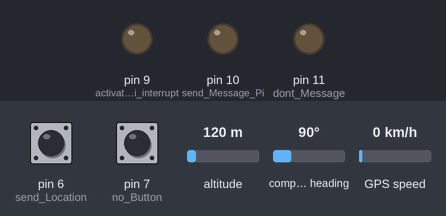
Simulated run of this sketch. Board: Arduino Uno, built with avr-gcc and run on an emulated ATmega328P. Shown: output pins drawn as LEDs (lit = HIGH). Inputs (shaded band) come from the test bench; at power-on: pin 6 (send_Location) HIGH, pin 7 (no_Button) HIGH, altitude 120 m, compass heading 90°, GPS speed 0 km/h. The GPS gets a fix after 3 s at 37.7749, -122.4194 with 8 satellites; the modem accepts every AT command (registered, SIM ready, sends succeed) and sends nothing else; what the sketch prints to the serial monitor is not drawn.

Above: at 1.2 s.
1.3 s: pin 6 (send_Location) pulled LOW for 1 s
At 3.7 s:
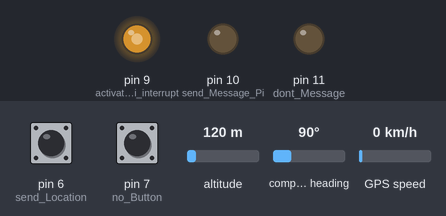
4.0 s: pin 7 (no_Button) pulled LOW for 0.15 s
At 5.2 s:
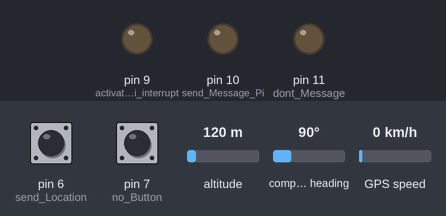
5.6 s: pin 6 (send_Location) pulled LOW for 3.2 s
At 7.2 s:
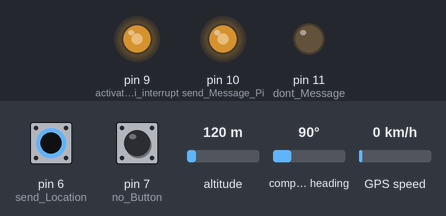
14.4 s: pin 6 (send_Location) driven LOW and pin 7 (no_Button) driven LOW
At 16.2 s:
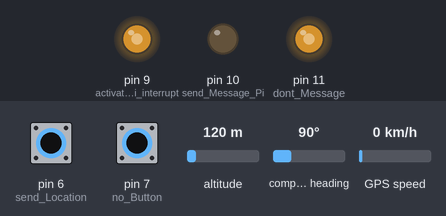
17.3 s: pin 7 (no_Button) driven HIGH
At 18.6 s:
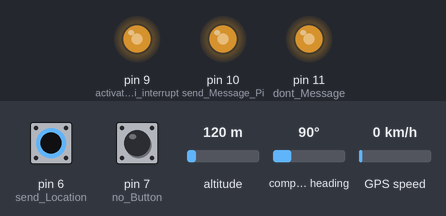
Timing chart, 0 to 20.2 s (numbered marks = the images above; inputs shaded):
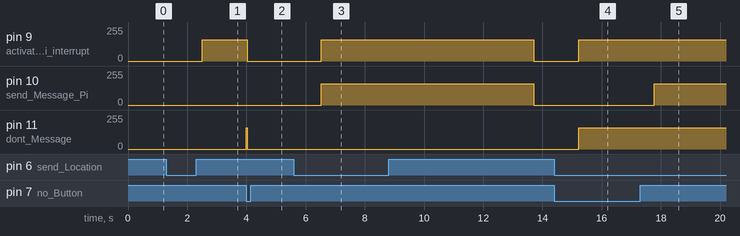

Measured:
- after the input at 1.3 s, pin 9 (activate_Pi_interrupt): 0/255 → 160/255 after 1.2 s
- after the input at 4.0 s, pin 9 (activate_Pi_interrupt): 160/255 → 0/255 at once; pin 11 (dont_Message): 0/255 → 160/255 at once, → 0/255 0.02 s later
- after the input at 5.6 s, pin 9 (activate_Pi_interrupt), pin 10 (send_Message_Pi): 0/255 → 160/255 after 0.93 s, → 0/255 7.2 s later
- after the input at 14.4 s, pin 9 (activate_Pi_interrupt), pin 11 (dont_Message): 0/255 → 160/255 after 0.83 s
- after the input at 17.3 s, pin 10 (send_Message_Pi): 0/255 → 160/255 after 0.47 s

The sketch:

gps2.ino
```cpp
#include <TinyGPS++.h>


#include <SoftwareSerial.h>

// Choose two Arduino pins to use for software serial
int RXPin = 8;
int TXPin = 3;
int gsmRXPin = 4;
int gsmTXPin = 5;

int send_Location = 6;
int no_Button = 7;
int activate_Pi_interrupt  = 9;
int send_Message_Pi = 10;
int dont_Message = 11;

int GPSBaud = 9600;
String Coordinates = "";
//volatile String locations = Coordinates;

// Create a TinyGPS++ object
TinyGPSPlus GPS;

// Create a software serial port called "gpsSerial"
SoftwareSerial gpsSerial(RXPin, TXPin);
SoftwareSerial gsmSerial(gsmRXPin, gsmTXPin); //SIM800L Tx & Rx is connected to Arduino #3 & #2

void setup()
{
  // Start the Arduino hardware serial port at 9600 baud
  Serial.begin(9600);
  pinMode(send_Location, INPUT_PULLUP);
  pinMode(no_Button, INPUT_PULLUP);

  pinMode(activate_Pi_interrupt, OUTPUT);
  pinMode(dont_Message, OUTPUT);
  pinMode(send_Message_Pi, OUTPUT);

  analogWrite(activate_Pi_interrupt, 0);
  analogWrite(send_Message_Pi, 0);
  analogWrite(dont_Message, 0);

  // Start the software serial port at the GPS's default baud
  gpsSerial.begin(GPSBaud);
}

void loop() {
  while (gpsSerial.available() > 0)
    if (GPS.encode(gpsSerial.read())) {
      displayInfo();
      if (!digitalRead(send_Location)) {
        delay(500);
        Serial.println("Do you really want to send your location?");
        analogWrite(activate_Pi_interrupt, 160);
        while (digitalRead(send_Location) && digitalRead(no_Button)) {
          delayMicroseconds(50);
        }
        if (!digitalRead(no_Button)) {
          Serial.println("no");
          analogWrite(dont_Message, 160);
          return;
        }
        else {
          Serial.println("Sending message");
          analogWrite(send_Message_Pi, 160);
          delay(2000);
          gpsSerial.end();
          send_Message();
          goto restart;
        }
      }
      restart:
      Coordinates = "";
      analogWrite(activate_Pi_interrupt, 0);
      analogWrite(dont_Message, 0);
      analogWrite(send_Message_Pi, 0);

    }
  if (millis() > 5000 && GPS.charsProcessed() < 10)  {
    Serial.println("No GPS detected");
    //while (true);
  }
}

void displayInfo() {
  if (GPS.location.isValid())  {
    Coordinates += "latitude: ";
    Coordinates += String(GPS.location.lat(), 6);
    Coordinates += " longitude: ";
    Coordinates += String(GPS.location.lng(), 6);
    Serial.println(Coordinates);
    //delay(1000);
  }
  else  {
    Serial.println("Location: Not Available");
  }
}

void send_Message() {
  //Begin serial communication with Arduino and SIM800L
  gsmSerial.begin(9600);
  Serial.println("Initializing...");
  delay(1000);

  gsmSerial.println("AT"); //Once the handshake test is successful, it will back to OK
  updateSerial();

  gsmSerial.println("AT+CMGF=1"); // Configuring TEXT mode
  updateSerial();
  gsmSerial.println("AT+CMGS=\"+639617521939\"");//change ZZ with country code and xxxxxxxxxxx with phone number to sms
  updateSerial();
  gsmSerial.print("An emergency situation occured I am at " + Coordinates + " please plot this at google maps and find me"); //text content
  updateSerial();
  gsmSerial.write(26);
  delay(2000);
  gsmSerial.end();
  Serial.println("message Sent");
  gpsSerial.begin(GPSBaud);
}

void updateSerial() {
  delay(500);
  while (Serial.available())  {
    gsmSerial.write(Serial.read());//Forward what Serial received to Software Serial Port
  }
  while (gsmSerial.available())  {
    Serial.write(gsmSerial.read());//Forward what Software Serial received to Serial Port
  }
}
```
